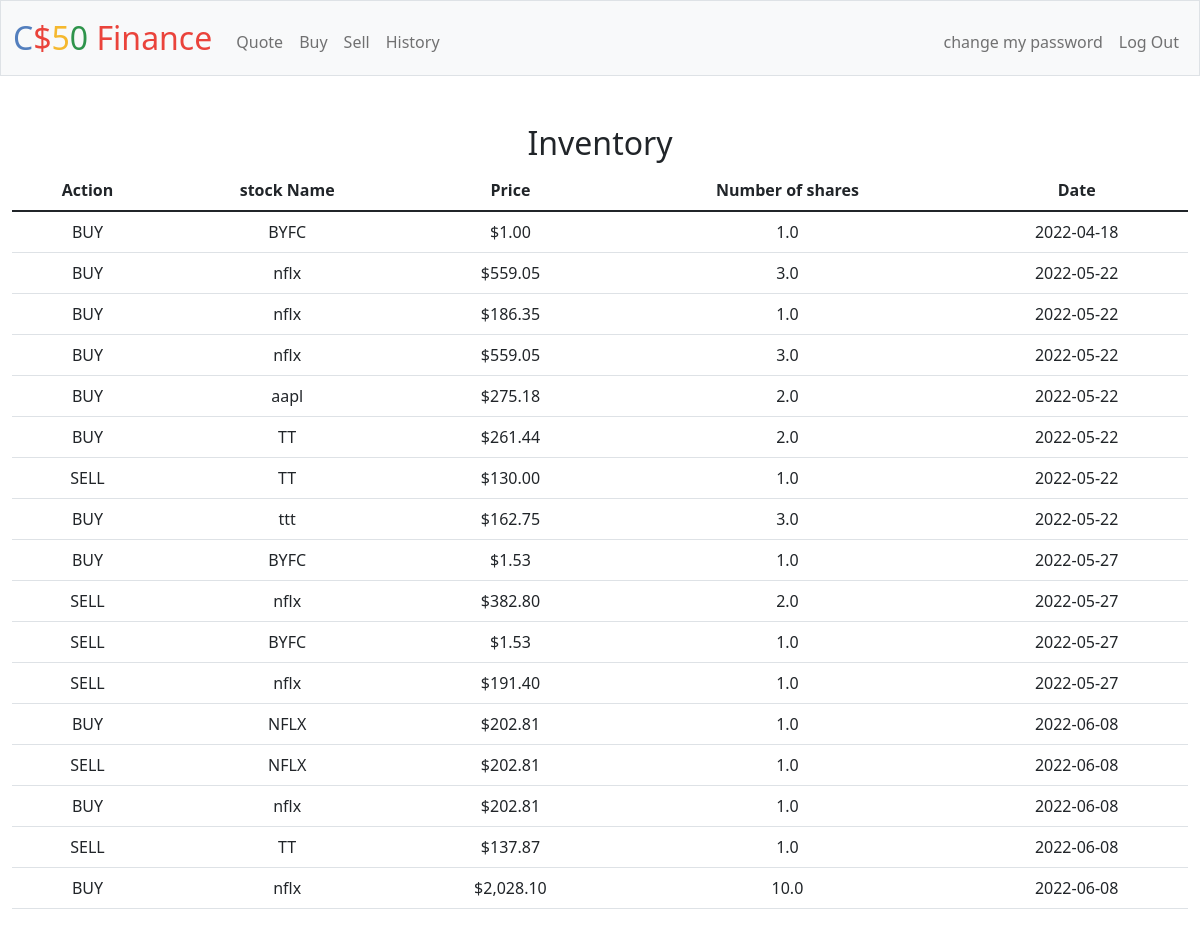
/history (signed in), run on an earlier commit of the app's database.
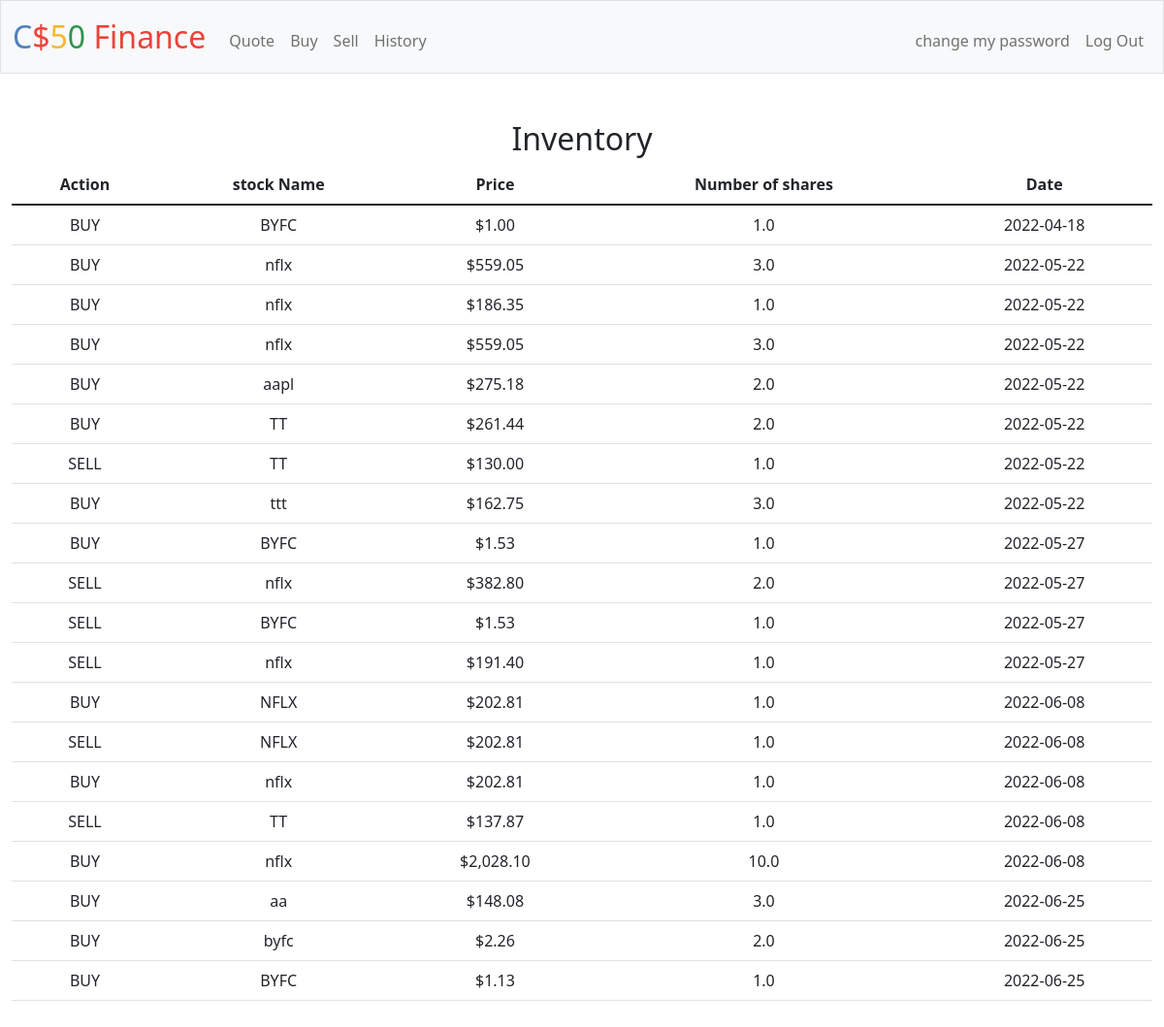
And on a later commit of the database.
### tables this page shows
CREATE TABLE 'history' ('user_name' TEXT NOT NULL, 'stock' TEXT NOT NULL,'price' REAL NOT NULL, 'time' DATETIME NOT NULL DEFAULT CURRENT_DATE, 'Action' TEXT, 'shares' REAL);

### app.py (the view)
@app.route("/history")
@login_required
def history():
    history = db.execute("SELECT * FROM history WHERE user_name = ?", session["user_name"])
    return render_template("history.html", history=history)

### app.py (called while the page is built)
@app.after_request
def after_request(response):
    response.headers["Cache-Control"] = "no-cache, no-store, must-revalidate"
    response.headers["Expires"] = 0
    response.headers["Pragma"] = "no-cache"
    return response

### helpers.py (called while the page is built)
def login_required(f):
    @wraps(f)
    def decorated_function(*args, **kwargs):
        if session.get("user_id") is None:
            return redirect("/login")
        return f(*args, **kwargs)
    return decorated_function

def usd(value):
    return f"${value:,.2f}"

### templates/history.html (shortened to what this page needs)
{% extends "layout.html" %}
{% block main %}
<div >
    <h2>Inventory</h2>
    <table class="table table-hover">
        <thead>
            <tr>
                <th>Action</th>
                <th>stock Name</th>
                <th>Price</th>
                <th>Number of shares</th>
                <th>Date</th>
            </tr>
        </thead>
        {% for row in history%}
            <tr><td>{{row["Action"]}}</td>
                <td>{{row["stock"]}}</td>
                <td>{{row["price"] | usd}}</td>
                <td>{{row["shares"]}}</td>
                <td>{{row["time"]}}</td>
            </tr>
        {% endfor %}
        </table>
{% endblock %}

### templates/layout.html (shortened to what this page needs)
<!DOCTYPE html>
<html lang="en">
  <head>
    <link
      href="https://cdn.jsdelivr.net/npm/bootstrap@5.1.3/dist/css/bootstrap.min.css"
      rel="stylesheet"
    />
    <link href="/static/styles.css" rel="stylesheet" />
  </head>
  <body>
    <nav class="bg-light border navbar navbar-expand-md navbar-light">
      <div class="container-fluid">
        <a class="navbar-brand" href="/"
          ><span class="blue">C</span><span class="red">$</span
          ><span class="yellow">5</span><span class="green">0</span>
          <span class="red">Finance</span></a
        >
        <div class="collapse navbar-collapse" id="navbar">
          {% if session["user_id"] %}
          <ul class="navbar-nav me-auto mt-2">
            <li class="nav-item">
              <a class="nav-link" href="/quote">Quote</a>
            </li>
            <li class="nav-item"><a class="nav-link" href="/buy">Buy</a></li>
            <li class="nav-item"><a class="nav-link" href="/sell">Sell</a></li>
            <li class="nav-item">
              <a class="nav-link" href="/history">History</a>
            </li>
          </ul>
          <ul class="navbar-nav ms-auto mt-2">
            <li class="nav-item">
              <a class="nav-link" href="/new_password">change my password</a>
            </li>
            <li class="nav-item">
              <a class="nav-link" href="/logout">Log Out</a>
            </li>
          </ul>
          {% endif %}
        </div>
      </div>
    </nav>
    <main class="container-fluid py-5 text-center">
      {% block main %}{% endblock %}
    </main>
  </body>
</html>

### static/styles.css (style rules this page uses)
nav .navbar-brand { font-size: xx-large; }
nav .navbar-brand .blue { color: #537fbe; }
nav .navbar-brand .red { color: #ea433b; }
nav .navbar-brand .yellow { color: #f5b82e; }
nav .navbar-brand .green { color: #2e944b; }

What changed in the data, as far as the page shows it:
added history: Action "BUY", stock "aa", price "$148.08", shares "3.0", time "2022-06-25"
added history: Action "BUY", stock "byfc", price "$2.26", shares "2.0", time "2022-06-25"
added history: Action "BUY", stock "BYFC", price "$1.13", shares "1.0", time "2022-06-25"
